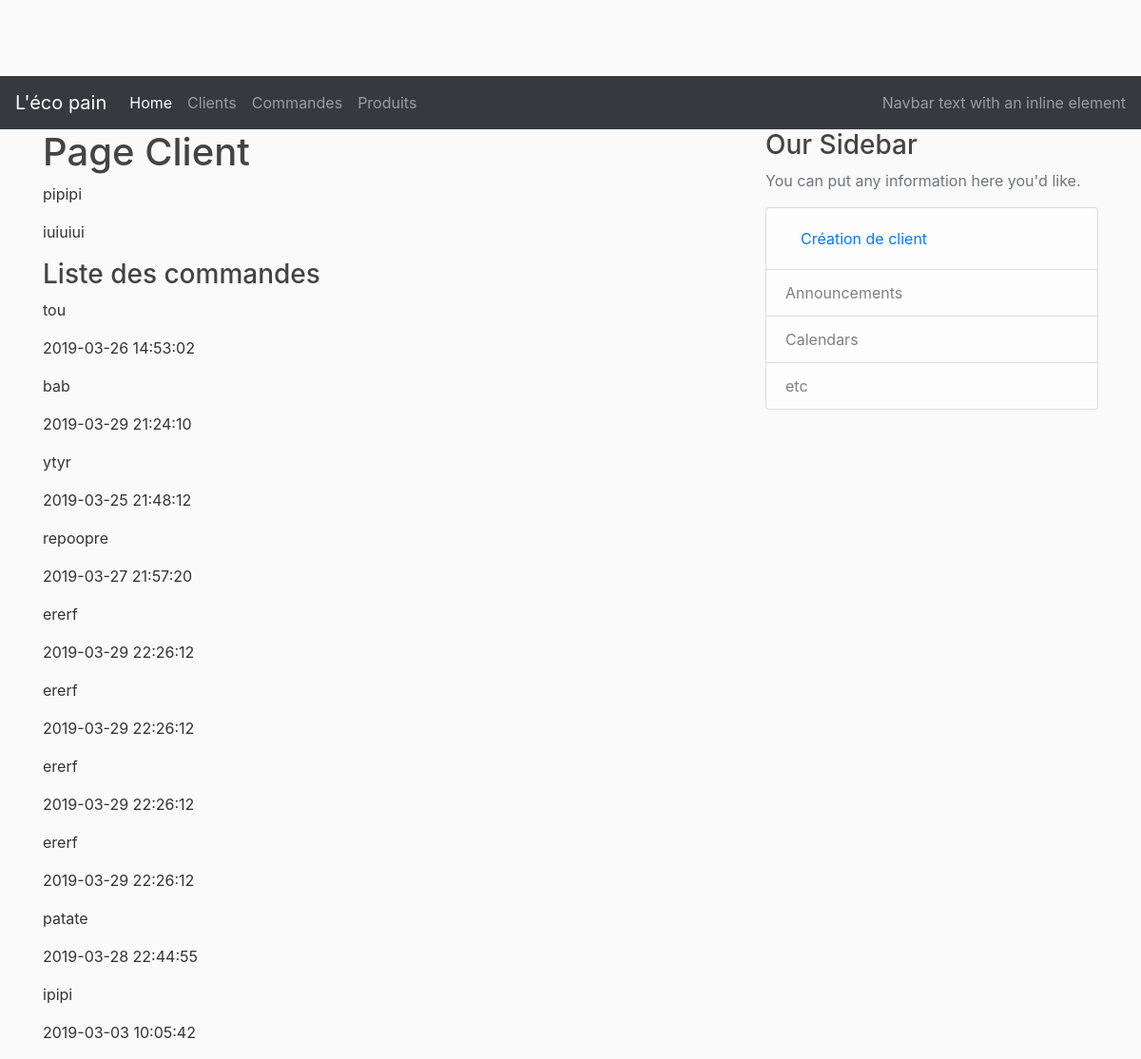
Before: /customers/5 with the older database file.
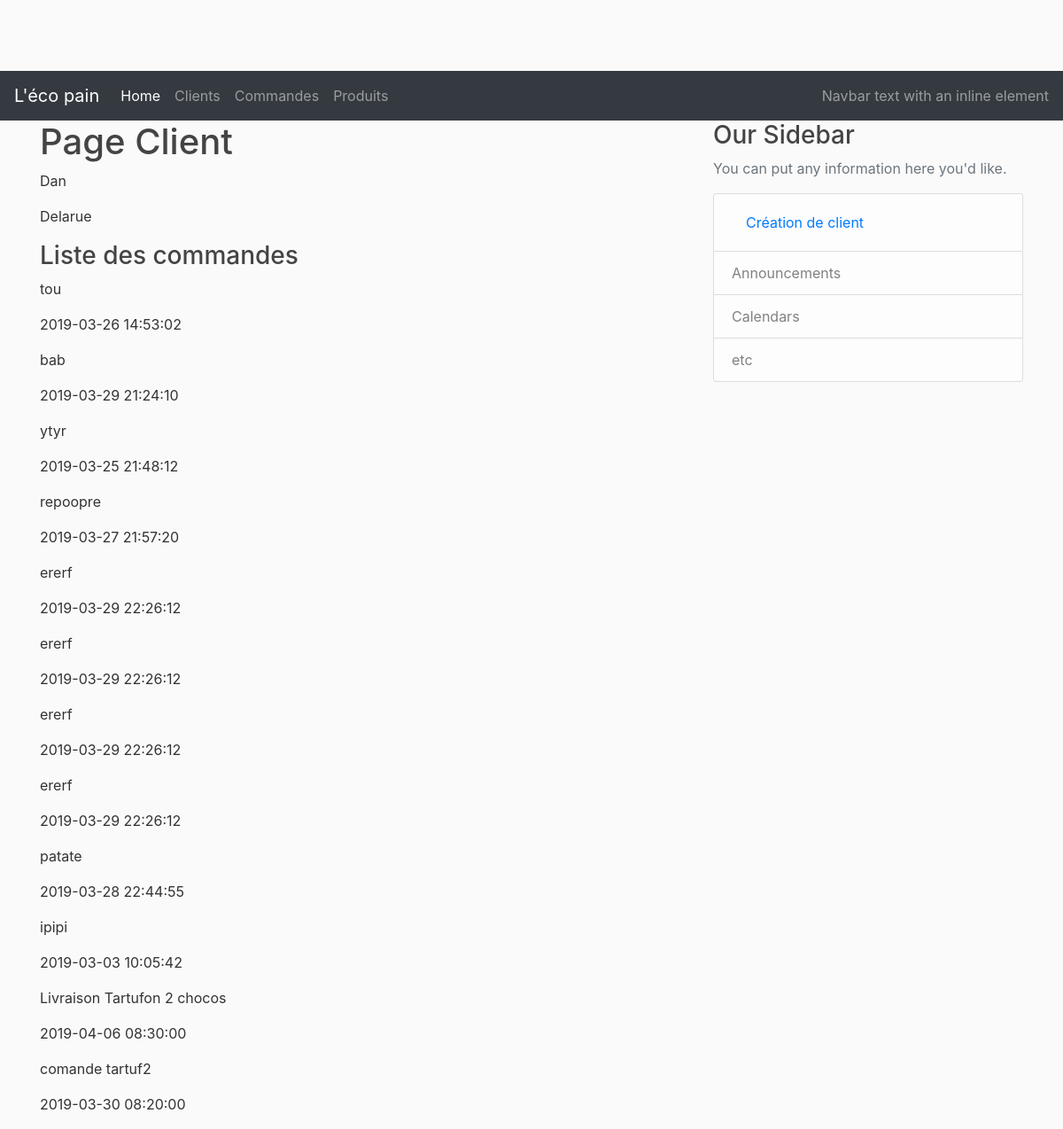
After: the same page with the newer database file.
### lecopain/models.py (models this page shows, shortened)
class Customer(db.Model):
    __tablename__ = 'customers'
    id =  db.Column(db.Integer, primary_key=True)
    firstname = db.Column(db.String(50), nullable=False)
    lastname = db.Column(db.String(50), nullable=False)
    address = db.Column(db.String(200))
    cp = db.Column(db.String(20))
    city = db.Column(db.String(50))
    email = db.Column(db.String(200), nullable=False)
    created_at = db.Column(db.DateTime, nullable=False, default=datetime.utcnow)
    orders = db.relationship('Order', backref='owner', lazy=True)

class Order(db.Model):
    __tablename__ = 'orders'
    id = db.Column(db.Integer, primary_key=True)
    title = db.Column(db.String(50), nullable=False)
    order_dt = db.Column(db.DateTime)
    created_at = db.Column(db.DateTime, nullable=False, default=datetime.utcnow)
    customer_id = db.Column(db.Integer, db.ForeignKey('customers.id'), nullable=False)
    status = db.Column(db.String(20), nullable=False)

### lecopain/controllers/customer_controller.py (the view)
@customer_page.route("/customers/<int:customer_id>")
def customer(customer_id):
    customer = Customer.query.get_or_404(customer_id)
    return render_template('/customers/customer.html', customer=customer)

### lecopain/templates/customers/customer.html
{% extends "layout.html" %}
{% block content %}
    <h1>Page Client</h1>
    <div class="content-section">
        <p>{{customer.firstname}}</p>
        <p>{{customer.lastname}}</p>
    </div>
    <div>
        <h3>Liste des commandes</h3>
    </div>
    <div class="content-section">
        {% for order in customer.orders %}
            <p>{{order.title}}</p>
            <p>{{order.order_dt}}</p>
        {% endfor %}
    </div>
{% endblock %}
{% block right_menu %}
<div class="content-section">
    <h3>Our Sidebar</h3>
    <p class='text-muted'>You can put any information here you'd like.
        <ul class="list-group">
        <li class="list-group-item list-group-item-light">
                <a class="nav-link" href="/customers/new">Création de client</a></li>
        <li class="list-group-item list-group-item-light">Announcements</li>
        <li class="list-group-item list-group-item-light">Calendars</li>
        <li class="list-group-item list-group-item-light">etc</li>
        </ul>
    </p>
</div>
{% endblock %}

Changed rows visible on the page:
changed Customer: firstname "pipipi" → "Dan"; lastname "iuiuiui" → "Delarue"
added Order: title "Livraison Tartufon 2 chocos", order_dt "2019-04-06 08:30:00"
added Order: title "comande tartuf2", order_dt "2019-03-30 08:20:00"
